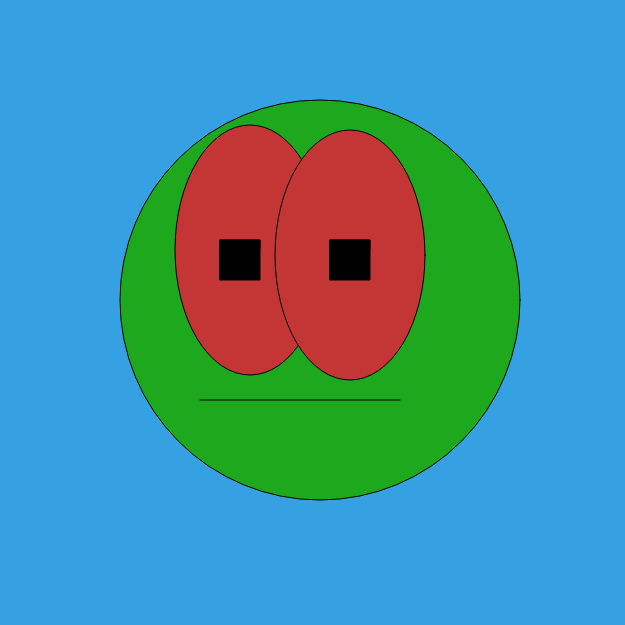
Frame 1 (no input)
Frame 60 (no input): identical to frame 1, image omitted
Frame 120 (the mouse pressed at the canvas centre since frame 60): identical to frame 1, image omitted

The p5.js sketch that drew this single still picture (run headless with seeded random() and noise() and a simulated clock; from frame 60 on, the mouse is pressed at the canvas centre):

// p5.js sketch
// ── sketch.js
var value = true
var flit = true
var tu= false
function setup() {
  createCanvas(625, 625);
}

function keyPressed() {
  if (key === 's') {
  tu = !tu
  
 
  }
  if (key === 'a') {
    flit = !flit
  
  }
  
  
  
  
  
  
}
function draw() {
  background(53,160,226);
  fill(30,168,30)
  ellipse(320,300,400,400)

  
 fill(196,54,54)
  
  // Top-left.
  ellipse(250, 250, 150,250,);

  // Top-right.
  ellipse(350, 255, 150, 250, );
  

 
   fill(0,0,0)
     rect(220,240,40,10)
    rect(330,240,40,10)
  
  if (tu ) {
   fill(230,10,90)
    rect(250,400,40,100)
   
  }
  
  
if (flit ) {
   fill(0,0,0)
     rect(220,240,40,40)
    rect(330,240,40,40)
 }
  
  line(200,400,400,400)  
  
}
